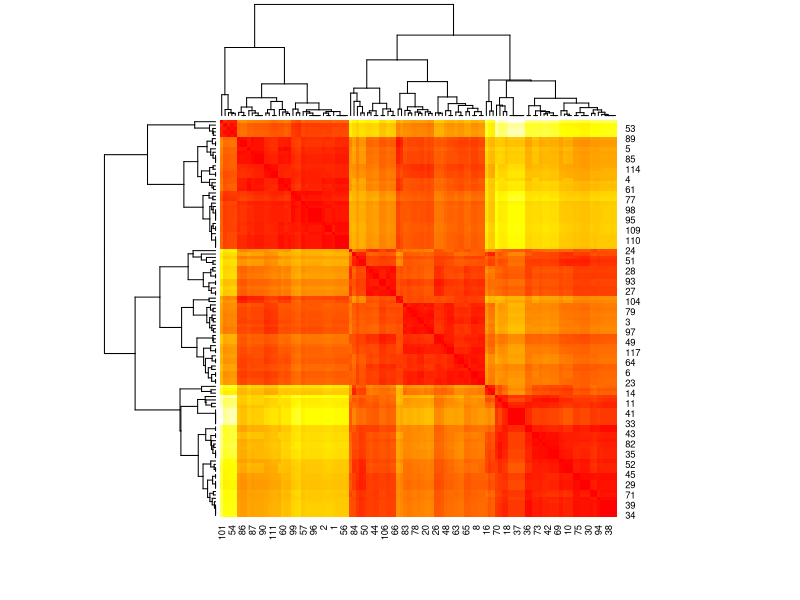
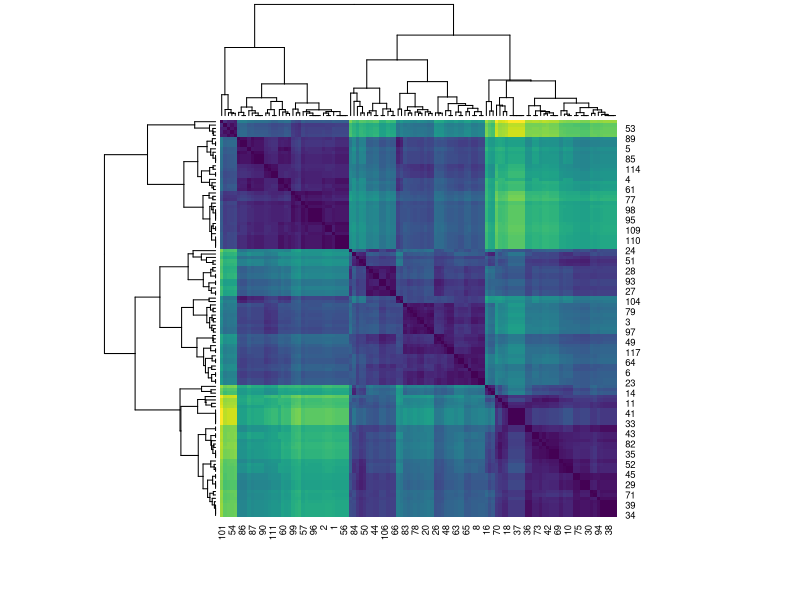
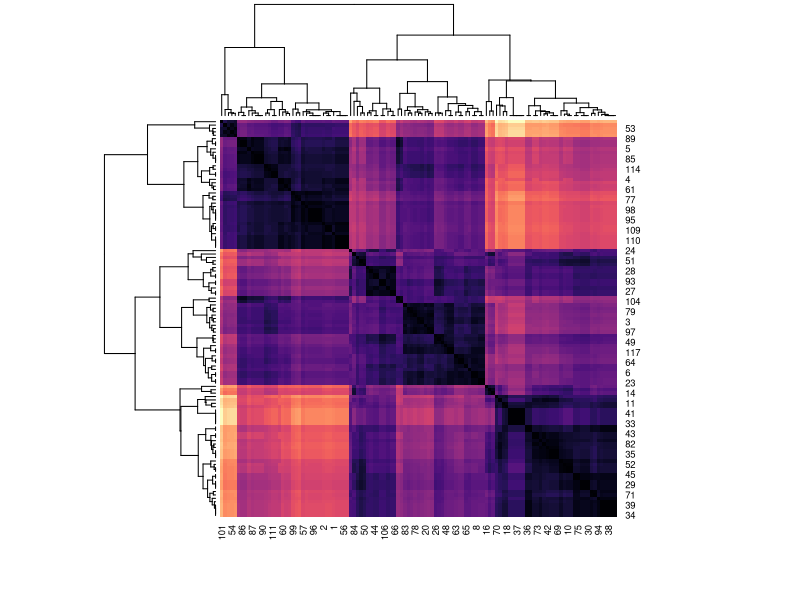
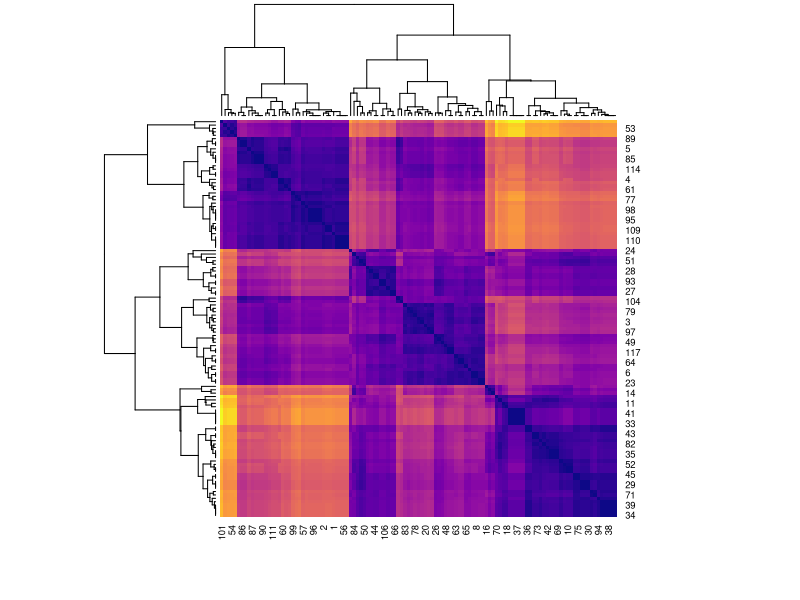
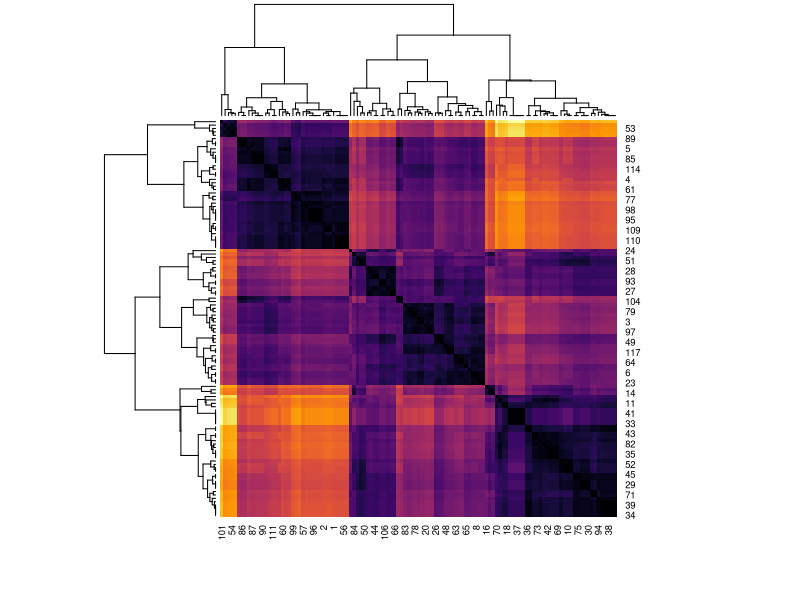

The R source for these figures, in order: (Note: this script raises an error after producing the figures.)
library(ggplot2)
library(viridis)
str(mpg)

mpg2008 <- subset(mpg,mpg$year == 2008)
mpg2008 <- mpg2008[complete.cases(mpg2008),]
head(mpg2008,3)


# Creamos columna con secuencia
mpg2008$ID <- seq(1,nrow(mpg2008))
# Concatena nombre de modelo [1] con numero de sequencia [12]
mpg2008$ID <- do.call(paste0,mpg2008[c(1,12)])
# Asigna los nombres
rownames(mpg2008) <- mpg2008$ID
head(mpg2008,3)


# Normalizar columnas numericas
mpg2008N <- mpg2008
mpg2008N[,c(3,5,8,9)] <- scale(mpg2008[,c(3,5,8,9)])
head(mpg2008N,3)

d <- dist(mpg2008N, upper = TRUE)
str(d)

mtrx <- as.matrix(d)
heatmap(mtrx, keep.dendro = FALSE, symm = TRUE, revC = TRUE, col = heat.colors(100))

#Viridis
heatmap(mtrx, keep.dendro = FALSE ,symm = TRUE, revC = TRUE, col = viridis(100)) 

#Magma
heatmap(mtrx, keep.dendro = FALSE ,symm = TRUE, revC = TRUE, col = magma(100))

#Plasma
heatmap(mtrx, keep.dendro = FALSE ,symm = TRUE, revC = TRUE, col = plasma(100))

#Inferno
heatmap(mtrx, keep.dendro = FALSE ,symm = TRUE, revC = TRUE, col = inferno(100))

heatmap(mTwoSeater, revC = TRUE, na.rm = TRUE, symm = TRUE, col = heat.colors(50),
        column_title = "Two Seater")

heatmap(mCompact, revC = TRUE, na.rm = TRUE, symm = TRUE, col = heat.colors(50),
        column_title = "Compact")

heatmap(mMidsize, revC = TRUE, na.rm = TRUE, symm = TRUE, col = heat.colors(50),
        column_title = "Mid Size")

heatmap(mMinivan, revC = TRUE, na.rm = TRUE, symm = TRUE, col = heat.colors(50),
        column_title = "Mini Van")

heatmap(mPickup, revC = TRUE, na.rm = TRUE, symm = TRUE, col = heat.colors(50),
        column_title = "PickUp")

heatmap(mSubcompact, revC = TRUE, na.rm = TRUE, symm = TRUE, col = heat.colors(50),
        column_title = "Sub Compact")

heatmap(mSuv, revC = TRUE, na.rm = TRUE, symm = TRUE, col = heat.colors(50),
        column_title = "Sub Urban Vehicle")
